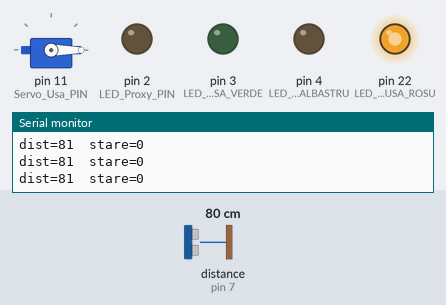
A program run on a simulated Arduino Mega 2560, built with avr-gcc and run on an emulated ATmega2560. Shown: servo, output pins drawn as LEDs (lit = HIGH), the last lines printed to the serial monitor. Inputs (shaded band) come from the test bench; at power-on: distance to the obstacle (sensor on pin 7) 80 cm. The echo pulse lasts 58.3 µs per cm.

Above: at 1.2 s.
1.3 s: distance to the obstacle (sensor on pin 7) set to 33 cm
2.8 s: distance to the obstacle (sensor on pin 7) set to 28 cm
At 4.0 s:
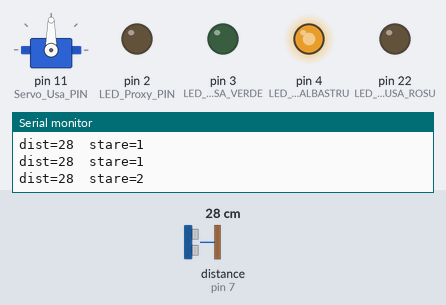
5.8 s: distance to the obstacle (sensor on pin 7) set to 12 cm
7.3 s: distance to the obstacle (sensor on pin 7) set to 9 cm
At 8.3 s:
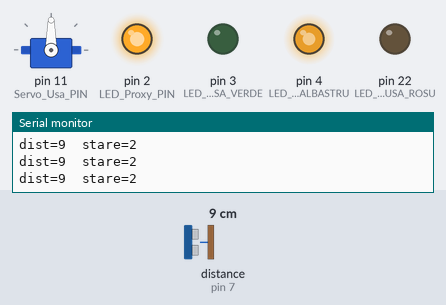
8.8 s: distance to the obstacle (sensor on pin 7) set to 18 cm
At 11.6 s:
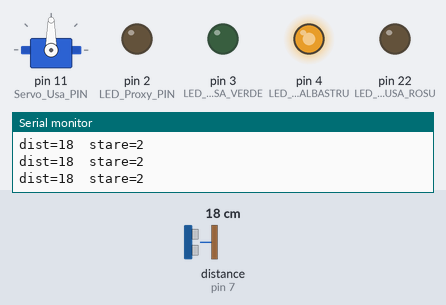
11.8 s: distance to the obstacle (sensor on pin 7) set to 2 cm
At 13.0 s:
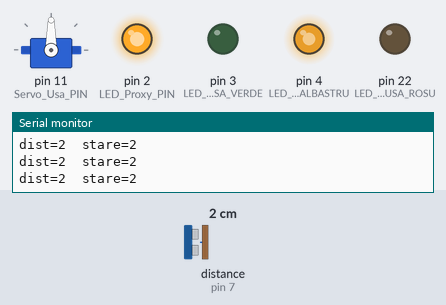
Timing chart, 0 to 14.3 s (numbered marks = the images above; inputs shaded):
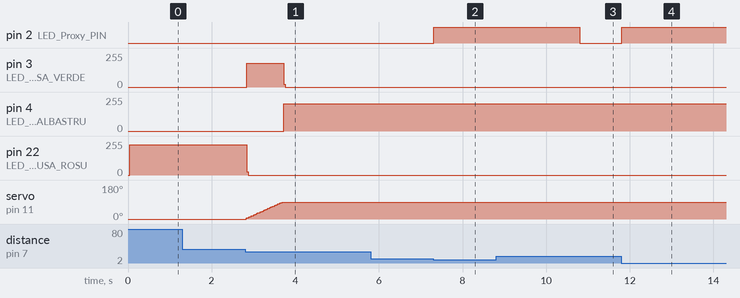

The program:

main.cpp
```cpp
#include <Arduino.h>
#include "pini.h"
#include "senzor_ultrasonic_parc.h"
#include "proxi_alerta.h"
#include "servo_door.h"


void setup() {
  Serial.begin(9600);

  pinMode(LED_Proxy_PIN, OUTPUT);
  digitalWrite(LED_Proxy_PIN, LOW);

  pinMode(LED_SERVO_USA_VERDE, OUTPUT);
  digitalWrite(LED_SERVO_USA_VERDE, LOW);

  pinMode(LED_SERVO_USA_ALBASTRU, OUTPUT);
  digitalWrite(LED_SERVO_USA_ALBASTRU, LOW);

  pinMode(LED_SERVO_USA_ROSU, OUTPUT);
  digitalWrite(LED_SERVO_USA_ROSU, LOW);

  ultrasonic_init();
  alerta_init();
  init_servo();
}


void loop() {
    const unsigned long current_time = millis();
    ultrasonic_update(current_time);
    alerta_update(current_time, ultrasonic_distance_cm());

    if(alerta_activata()){
      digitalWrite(LED_Proxy_PIN, HIGH);
    }
    else{
      digitalWrite(LED_Proxy_PIN, LOW);
    }

    DOOR_FSM(current_time, ultrasonic_distance_cm());

    STATE s = get_door_state();

    static unsigned long ultima_tel = 0;
    if(current_time - ultima_tel >= 250){
      ultima_tel = current_time;
      Serial.print(F("dist="));
      Serial.print(ultrasonic_distance_cm());
      Serial.print(F("  stare="));
      Serial.println(s);
    }

    digitalWrite(LED_SERVO_USA_VERDE, LOW);
    digitalWrite(LED_SERVO_USA_ALBASTRU, LOW);
    digitalWrite(LED_SERVO_USA_ROSU, LOW);

    switch (s)
    {
    case OPENING_DOOR:
      digitalWrite(LED_SERVO_USA_VERDE, HIGH);
      break;
    case DOOR_CLOSING:
      digitalWrite(LED_SERVO_USA_VERDE, HIGH);
      break;
    case CLOSED_DOOR:
      digitalWrite(LED_SERVO_USA_ROSU, HIGH);
      break;
    case FULLY_OPEN_DOOR:
      digitalWrite(LED_SERVO_USA_ALBASTRU, HIGH);
    break;
    default:
      break;
    }

}
```

pini.h
```cpp
#ifndef PINI_h
#define PINI_h

#define Trig_PIN 6
#define Echo_PIN 7
#define LED_Proxy_PIN 2
#define Servo_Usa_PIN 11
#define LED_SERVO_USA_VERDE 3
#define LED_SERVO_USA_ALBASTRU 4
#define LED_SERVO_USA_ROSU 22

#endif 
```

proxi_alerta.cpp
```cpp
#include "proxi_alerta.h"

static uint8_t citiri_confirmate = 0;
static bool alerta_activata_flag = false;
static unsigned long start_time = 0;

void alerta_init() {
    citiri_confirmate = 0;
    alerta_activata_flag = false;
    start_time = 0;
}

void alerta_update(unsigned long time, unsigned int distanta){

    bool distance_range ;

    if (distanta > 0 && distanta <= ALERTA_DISTANTA) {
        distance_range = true;
    } else {
        distance_range = false;
    }

    if(distance_range){
        if(citiri_confirmate < Confirm_trigger){
            citiri_confirmate++;
        }

    }
    else{
            citiri_confirmate = 0;
        }

    if(citiri_confirmate >= Confirm_trigger){
        alerta_activata_flag = true;
        start_time = time;
    }
    else if(alerta_activata_flag && (time - start_time >= Durata_Alerta)){
        alerta_activata_flag = false;
    }
}

bool alerta_activata(){
    return alerta_activata_flag;
}
```

proxi_alerta.h
```cpp
#ifndef proxi_alerta_h
#define proxi_alerta_h


#include <Arduino.h>

const unsigned int ALERTA_DISTANTA = 10; // cm
const uint8_t Confirm_trigger = 3 ;
const unsigned long Durata_Alerta = 2000; // ms

void alerta_init();

void alerta_update(unsigned long time, unsigned int distanta);

bool alerta_activata();


#endif
```

senzor_ultrasonic_parc.cpp
```cpp
#include "senzor_ultrasonic_parc.h"
#include "pini.h"
#include <NewPing.h>

static NewPing sonar(Trig_PIN, Echo_PIN, DISTANTA_MAX_cm);

static unsigned long ultima_citire = 0;
static unsigned int ultima_distanta = 0;


void ultrasonic_init() {
  ultima_citire = 0;
  ultima_distanta = 0;
}

void ultrasonic_update(unsigned long time) {
  if (time - ultima_citire >= Interval_Ultrasonic) {
    ultima_citire = time;
    ultima_distanta = sonar.ping_cm();
  }
}

unsigned int ultrasonic_distance_cm() {
  return ultima_distanta;
}
```

senzor_ultrasonic_parc.h
```cpp
#ifndef SENZOR_PARCARE_H // Protecție standard împotriva includerii multiple
#define SENZOR_PARCARE_H

#include <Arduino.h>

const unsigned int DISTANTA_MAX_cm = 100;
const unsigned long Interval_Ultrasonic = 50;

// --- DECLARAȚII FUNCȚII (Să știe main.cpp că ele există) ---
void ultrasonic_init();
void ultrasonic_update(unsigned long time);

unsigned int ultrasonic_distance_cm();

#endif
```

servo_door.cpp
```cpp
#include "servo_door.h"
#include "pini.h"
#include <Servo.h>

static Servo servo_motor;
static STATE stare_cur;
static int UNGHI_CURR = 0;
static unsigned long ultimul_time = 0;
static unsigned long ultima_deschidere = 0;

static void update_angle(int angle_to_reach, unsigned long time){
    if(time - ultimul_time < TIME_BETWEEN_STEPS)
      return;
    ultimul_time = time;
    if(UNGHI_CURR < angle_to_reach){
       UNGHI_CURR += STEP_ANGLE;
       if(UNGHI_CURR >= angle_to_reach)
        UNGHI_CURR = angle_to_reach;
    }
    else{
      UNGHI_CURR -= STEP_ANGLE;
      if(UNGHI_CURR <= angle_to_reach)
        UNGHI_CURR = angle_to_reach;
    }

    servo_motor.write(UNGHI_CURR);

}

void DOOR_FSM(unsigned long time, int distanta_Ultrasonic){

    bool OBJECT_PROXI = false;

    if(distanta_Ultrasonic > 0 && distanta_Ultrasonic <= DISTANTA_USA_MAX)
      OBJECT_PROXI = true;
    else
      OBJECT_PROXI = false;

    switch(stare_cur){
      case CLOSED_DOOR:
        if(OBJECT_PROXI){
          stare_cur = OPENING_DOOR;
        }
        break;

      case OPENING_DOOR:
        update_angle(UNGHI_OPEN, time );
        if(UNGHI_CURR == UNGHI_OPEN ){
          ultima_deschidere = time;
          stare_cur = FULLY_OPEN_DOOR;
        }
        break;

      case FULLY_OPEN_DOOR:
        if(OBJECT_PROXI){
            ultima_deschidere = time;
        }
        else if (time - ultima_deschidere > TIME_USA_OPEN){
          stare_cur = DOOR_CLOSING;
        }
        break;

      case DOOR_CLOSING:
        if(OBJECT_PROXI){
          stare_cur = OPENING_DOOR;
        }
        else{
          update_angle(UNGHI_CLOSED, time);
            if(UNGHI_CURR == UNGHI_CLOSED)
              stare_cur = CLOSED_DOOR;
        }

        break;
    }

}


void init_servo(){
  servo_motor.attach(Servo_Usa_PIN);
  servo_motor.write(UNGHI_CLOSED);

  stare_cur = CLOSED_DOOR;
  UNGHI_CURR = 0;
  ultimul_time = 0;

  ultima_deschidere = 0;
}


STATE get_door_state(){
  return stare_cur;
}
```

servo_door.h
```cpp
#ifndef SERVO_DOOR_H
#define SERVO_DOOR_H

enum STATE {CLOSED_DOOR, OPENING_DOOR, FULLY_OPEN_DOOR, DOOR_CLOSING};


// CONSTANTS TO BE USED FOR THE DOOR ANGLE
const int UNGHI_OPEN = 90;
const int UNGHI_CLOSED = 0;
const int STEP_ANGLE = 2;

const int DISTANTA_USA_MAX = 30;
const int TIME_USA_OPEN = 5000;
const int TIME_BETWEEN_STEPS = 20;

void init_servo();
void DOOR_FSM(unsigned long time, int distanta_Ultrasonic);
STATE get_door_state();

#endif
```

Measured:
- the behaviour switches between 31 and 30 cm on distance to the obstacle (sensor on pin 7) (found by bisection; images 0 and 1)
- the behaviour switches between 11 and 10 cm on distance to the obstacle (sensor on pin 7) (found by bisection; images 1 and 2)
- after the input at 2.8 s, pin 3 (LED_SERVO_USA_VERDE): 0/255 → 180/255 at once, → 0/255 0.88 s later; pin 4 (LED_SERVO_USA_ALBASTRU): 0/255 → 203/255 after 0.92 s; pin 22 (LED_SERVO_USA_ROSU): 226/255 → 0/255 at once; servo on pin 11 (Servo_Usa_PIN): moves from 0° to 90° over 0.86 s, starting at once
- after the input at 7.3 s, pin 2 (LED_Proxy_PIN): LOW → HIGH at once
- after the input at 8.8 s, pin 2 (LED_Proxy_PIN): HIGH → LOW after 2.0 s
- after the input at 11.8 s, pin 2 (LED_Proxy_PIN): LOW → HIGH at once
